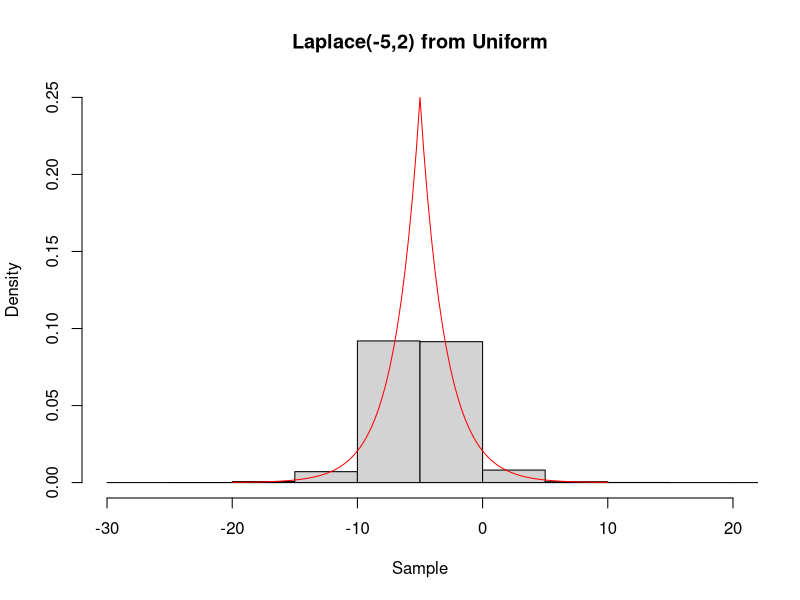

Source code (R):
# ~~~~~~~~~~~~~~~~~~~~~~~~~~~~~~~~~~~~~~~~~~~~~~~~~~~~~~~~~~~~~~~~~~~~~~~~~~~~~~
# Laplace Distribution - Generalized Inverse Simulation                     ----
# ~~~~~~~~~~~~~~~~~~~~~~~~~~~~~~~~~~~~~~~~~~~~~~~~~~~~~~~~~~~~~~~~~~~~~~~~~~~~~~

# In this experiment, we are going to simulate from the Laplace(-5, 2)
# distribution, where the associated CDF is:
# F(x) = 1 / 2 exp{(x - m) / b},       if x < m, and
# F(x) = 1 - 1 / 2 exp{- (x - m) / b}, otherwise.

# First of all, we create the inverse function Finv(u) in R.
Finv <- function(u, m = -5, b = 2) {
  ans <- numeric(length(u))
  I1 <- u < 1/2 
  I2 <- u >= 1/2
  ans[I1] <- log(2 * u[I1])
  ans[I2] <- -log(2 * (1 - u[I2]))
  m + b * ans # m and b are location and scale parameters, respectively.
}

# Then, we create the density function f(x).
dens <- function(x, m = -5, b = 2) {
  ans <- -abs(x - m) / b - log(2 * b)
  exp(ans)
}

# We create a function that takes an argument n (number of observations) and
# simulates a sample of size n from the Laplace(-5, 2) distribution.
my_rlaplace <- function(n, m = -5, b = 2) {
  u <- runif(n)
  Finv(u)
}

# We plot a histogram of a sample of size 10k, along with a density curve.
n <- 1e4
sam <- my_rlaplace(n)
hist(sam, freq = F, xlab = "Sample", main = "Laplace(-5,2) from Uniform",
     ylim = c(0, .25), xlim = c(-30, 20))
curve(dens, from = -20, to = 10, col = "red", add = T)
